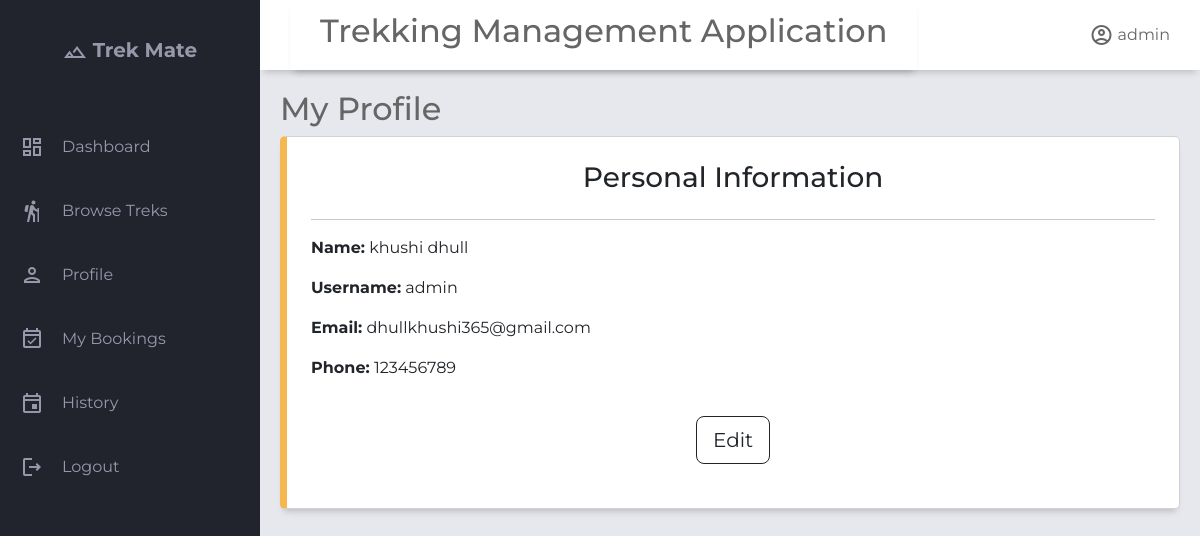
/home/1/profile, run on the app's committed database.
### application/models.py (models this page shows)
class User(db.Model):
    __tablename__='user'
    id= db.Column(db.Integer, primary_key=True)
    username=db.Column(db.String(),unique=True,nullable=False)
    email=db.Column(db.String(),unique=True,nullable=False)
    password=db.Column(db.String(),nullable=False)
    full_name        = db.Column(db.String(), nullable=True)
    phone            = db.Column(db.String(), nullable=True)
    role=db.Column(Enum('admin','trek staff','trekker',name='user_role'),nullable=False,default='trekker')# admin | trek staff | trekker
    is_blacklisted=db.Column(db.Boolean,default=False)
    blacklist_reason=db.Column(db.Text,nullable=True)
    is_active=db.Column(db.Boolean,default=True)
    created_at       = db.Column(db.DateTime, default=db.func.now())
    updated_at       = db.Column(db.DateTime, onupdate=db.func.now())
    bookings=db.relationship('Booking',lazy=True, back_populates='user')
    staff_profile=db.relationship('Staff_profile',lazy=True,uselist=False,back_populates='user') #uselist= False means One-to-one (single object) while default it is one-to-many

### application/controller.py (the view)
@app.route("/home/<int:user_id>/profile")
def trekker_profile(user_id):
    user = User.query.get_or_404(user_id)
    return render_template(
        "trekker_profile.html",
        user=user
    )

### templates/trekker_profile.html (shortened to what this page needs)
{% extends "trekker_base.html" %}
{% block header_title %}
My Profile
{% endblock %}
{% block content %}
<div class="card p-4 mb-4">
    <h3 class="text-center">Personal Information</h3>
    <hr>
    <p><strong>Name:</strong> {{user.full_name}}</p>
    <p><strong>Username:</strong> {{user.username}}</p>
    <p><strong>Email:</strong> {{user.email}}</p>
    <p><strong>Phone:</strong> {{user.phone}}</p>
    <div class="button" style="margin: 20px; display: flex; justify-content: center; align-items: end;">
        <a href="{{ url_for('edit_trekker_profile',user_id=user.id) }}" class="btn btn-outline-dark btn-lg">Edit</a>
    </div>
</div>
{% endblock %}

### templates/trekker_base.html (shortened to what this page needs)
<!DOCTYPE html>
<html lang="en">
<head>
    <link rel="stylesheet" href="https://cdn.jsdelivr.net/npm/bootstrap@5.3.8/dist/css/bootstrap.min.css">
    <link rel="stylesheet" href="{{ url_for('static',filename='style.css') }}">
</head>
<body>
    <div class="grid-container">
        <header class="header">
            <div class="header left">
                <h2>Trekking Management Application</h2>
            </div>
            <div class="header-right">
                <span class="material-icons-outlined">account_circle</span> {{user.username}}
            </div>
        </header>
        <aside id="sidebar">
            <div class="sidebar-title">
                <div class="sidebar-brand">
                    <span class="material-icons-outlined">filter_hdr</span> Trek Mate
                </div>
            </div>
            <ul class="sidebar-list">
                <li class="sidebar-list-item">
                    <span class="material-icons-outlined">dashboard</span> <a href="{{ url_for('user_dashboard',user_id=user.id)}}">Dashboard</a>
                </li>
                <li class="sidebar-list-item">
                    <span class="material-icons-outlined">hiking</span> <a href="{{ url_for('browse_treks',user_id=user.id) }}">Browse Treks</a>
                </li>
                <li class="sidebar-list-item">
                    <span class="material-icons-outlined">person</span> <a href="{{ url_for('trekker_profile',user_id=user.id) }}">Profile</a>
                </li>
                <li class="sidebar-list-item">
                    <span class="material-icons-outlined">event_available</span> <a href="{{ url_for('my_bookings',user_id=user.id) }}"> My Bookings</a>
                </li>
                <li class="sidebar-list-item">
                   <span class="material-icons-outlined">event</span>  <a href="{{ url_for('trek_history', user_id=user.id) }}">History</a>
                </li>
                <li class="sidebar-list-item">
                    <span class="material-icons-outlined">logout</span><a href="/login">Logout</a>
                </li>
            </ul>
        </aside>
        <main class="main-container">
            <div class="main-title">
                <div>
                    <h2>{% block header_title %}Dashboard{% endblock %}</h2>
                </div>
            </div>
            {% block content %}
            {% endblock %}
        </main>
    </div>
</body>
</html>

### static/style.css (style rules this page uses)
body { margin: 0; padding: 0; box-sizing: border-box; background-color: #e6e8ed; color: #666666; font-family: "Montserrat",sans-serif; }
.material-icons-outlined { vertical-align: middle; line-height: 1px; }
.grid-container { display: grid; grid-template-columns: 260px 1fr 1fr 1fr ; grid-template-rows: 0.2fr 3fr; grid-template-areas: "sidebar header header header" "sidebar main main main" ; height: 100vh; }
.header { grid-area: header; height: 70px; background-color: #ffffff; display: flex; align-items: center; justify-content: space-between; padding: 0 30px 0 30px; box-shadow: 0 6px 7px -4px rgba(0,0,0,0.2); }
#sidebar { grid-area: sidebar; height: 100%; background-color: #21232d; color: #9799ab; overflow-y: auto; transition: all 0.5s; }
.sidebar-title { display: flex; justify-content: center; align-items: center; padding: 20px 20px 20px 20px; margin-bottom: 30px; }
.sidebar-brand { margin-top: 15px; font-size: 20px; font-weight: 700; }
.sidebar-list { padding: 0; margin-top: 15px; list-style-type: none; width:100%; }
.sidebar-list-item { padding: 20px 20px 20px 20px; display: flex; align-items: center; width:100%; gap: 18px; border-radius:10px; transition:0.3s; }
.main-container { grid-area: main; overflow-y: auto; padding: 20px 20px; }
.main-title { display: flex; justify-content: space-between; align-items:center; }
.card { display: flex; flex-direction: column; justify-content: space-around; padding: 25px; background-color: #ffffff; box-sizing: border-box; border: 1px solid #d2d2d3; border-radius: 5px; box-shadow: 0 6px 7px -4px rgba(0,0,0,0.2); }
.card:nth-child(2) { border-left: 7px solid #f5b74f; }

### templates/trekker_base.html (style rules this page uses)
a { text-decoration: none; color: #9799ab; }

### data on the page
User: username "admin", full_name "khushi dhull", email "dhullkhushi365@gmail.com", phone "123456789"
